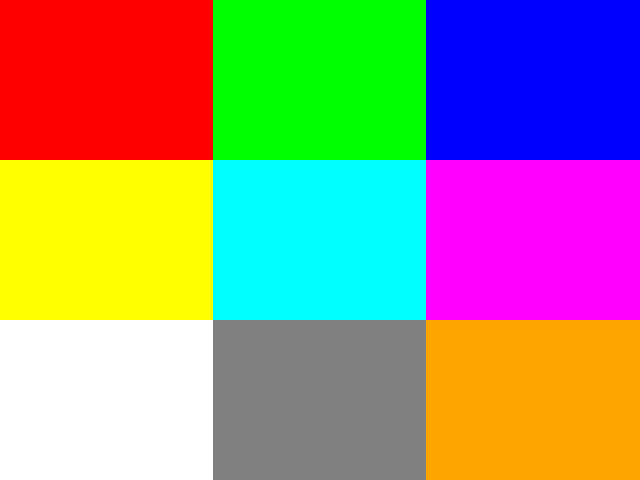
#> input picture Modul01/praktikum/image/warna_warni.png, 640 x 480 px
$ python 03_konversi_ruang_warna.py
#> lines starting #> are read from the running program, lines starting #| are printed output that depends on the picture; after the words box and inside, x2 and y2 are one past the last pixel; in counts of white or black regions, pixels touching at a corner belong together
"""
==========================================================================
PERCOBAAN 3: KONVERSI RUANG WARNA
==========================================================================
Program ini mempelajari berbagai ruang warna (color space) dalam
pemrosesan gambar dan cara mengkonversi dari satu ruang warna ke lainnya.

Ruang warna yang dipelajari:
- BGR  : Default OpenCV (Blue, Green, Red)
- RGB  : Standard tampilan (Red, Green, Blue)
- GRAY : Grayscale (1 channel, 0-255)
- HSV  : Hue, Saturation, Value (berguna untuk deteksi warna)
- HLS  : Hue, Lightness, Saturation
- LAB  : Lightness, a* (green-red), b* (blue-yellow) - perceptual
- YCrCb: Luminance, Chrominance (digunakan di JPEG)

Fungsi utama:
- cv2.cvtColor(src, code) : Mengkonversi ruang warna
==========================================================================
"""

# Mengimpor library yang dibutuhkan
import cv2
import numpy as np
import os
import matplotlib.pyplot as plt

# Mendapatkan path direktori
SCRIPT_DIR = os.path.dirname(os.path.abspath(__file__))
IMAGE_DIR = os.path.join(SCRIPT_DIR, "image")
OUTPUT_DIR = os.path.join(SCRIPT_DIR, "output")
os.makedirs(OUTPUT_DIR, exist_ok=True)

print("=" * 60)
print("PERCOBAAN 3: KONVERSI RUANG WARNA")
print("=" * 60)

# ============================================================
# 1. Membaca gambar berwarna
# ============================================================

# Membaca gambar warna-warni yang memiliki banyak warna berbeda
img_bgr = cv2.imread(os.path.join(IMAGE_DIR, "warna_warni.png"))
#> img_bgr is the input picture: shape (480, 640, 3); mean B, G, R 127.6, 145.7, 155.9

# Memeriksa apakah gambar berhasil dimuat
if img_bgr is None:
    print("[ERROR] Jalankan download_image.py terlebih dahulu!")
    exit()

print(f"[INFO] Gambar dimuat: {img_bgr.shape}")
#| [INFO] Gambar dimuat: (480, 640, 3)

# ============================================================
# 2. BGR → RGB (untuk matplotlib / tampilan normal)
# ============================================================

# cv2.cvtColor() mengkonversi gambar dari satu ruang warna ke lainnya
# cv2.COLOR_BGR2RGB : menukar channel Blue dan Red
# OpenCV membaca gambar sebagai BGR (Blue, Green, Red)
# Sedangkan display normal menggunakan RGB (Red, Green, Blue)
img_rgb = cv2.cvtColor(img_bgr, cv2.COLOR_BGR2RGB)
print("[INFO] Konversi BGR → RGB selesai")

# ============================================================
# 3. BGR → Grayscale (abu-abu, 1 channel)
# ============================================================

# cv2.COLOR_BGR2GRAY : mengkonversi gambar berwarna ke grayscale
# Rumus: Gray = 0.299*R + 0.587*G + 0.114*B (luminance)
# Mata manusia lebih sensitif terhadap hijau, makanya bobotnya paling besar
img_gray = cv2.cvtColor(img_bgr, cv2.COLOR_BGR2GRAY)
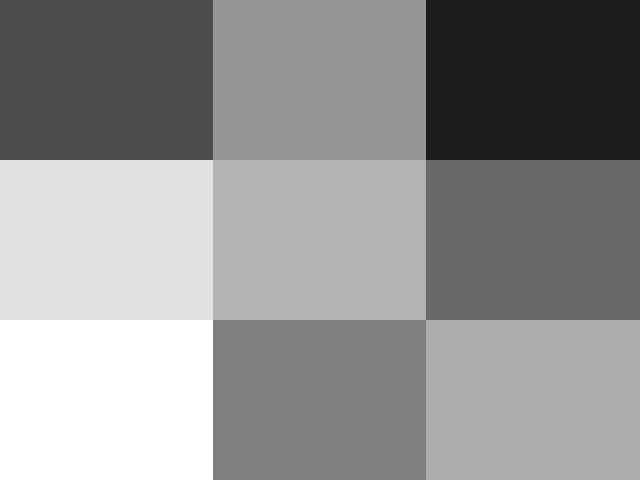
#> img_gray: shape (480, 640); min 29, max 255, mean 146.7
print(f"[INFO] Konversi BGR → GRAY selesai: {img_gray.shape}")
#| [INFO] Konversi BGR → GRAY selesai: (480, 640)

# ============================================================
# 4. BGR → HSV (Hue, Saturation, Value)
# ============================================================

# cv2.COLOR_BGR2HSV : mengkonversi ke ruang warna HSV
# HSV sangat berguna untuk deteksi warna karena memisahkan:
# - Hue (H): jenis warna (0-179 di OpenCV, bukan 0-360!)
# - Saturation (S): intensitas/kepekatan warna (0-255)
# - Value (V): kecerahan (0-255)
img_hsv = cv2.cvtColor(img_bgr, cv2.COLOR_BGR2HSV)
#> img_hsv: shape (480, 640, 3); mean H, S, V 52.2, 198.4, 240.9
print(f"[INFO] Konversi BGR → HSV selesai")

# Menampilkan range HSV untuk masing-masing warna dasar
print("\n--- Range HSV untuk Deteksi Warna ---")
print("  Merah   : H=0-10, 170-179  S=100-255  V=100-255")
print("  Hijau   : H=35-85          S=100-255  V=100-255")
print("  Biru    : H=100-130        S=100-255  V=100-255")
print("  Kuning  : H=20-35          S=100-255  V=100-255")
print("  Cyan    : H=80-100         S=100-255  V=100-255")
print("  Magenta : H=130-170        S=100-255  V=100-255")

# ============================================================
# 5. BGR → HLS (Hue, Lightness, Saturation)
# ============================================================

# cv2.COLOR_BGR2HLS : mirip HSV tapi menggunakan Lightness bukan Value
# Perbedaan: putih memiliki ligthtness tinggi tapi saturation rendah
img_hls = cv2.cvtColor(img_bgr, cv2.COLOR_BGR2HLS)
#> img_hls: shape (480, 640, 3); mean of channels 0, 1, 2 52.2, 142.1, 198.4
print(f"[INFO] Konversi BGR → HLS selesai")

# ============================================================
# 6. BGR → LAB (CIE L*a*b*)
# ============================================================

# cv2.COLOR_BGR2LAB : mengkonversi ke ruang warna LAB
# LAB dirancang agar jarak Euclidean sesuai dengan persepsi manusia:
# - L: Lightness (0-255, di OpenCV diskalakan dari 0-100)
# - a: komponen hijau-merah (0-255, 128 = netral)
# - b: komponen biru-kuning (0-255, 128 = netral)
img_lab = cv2.cvtColor(img_bgr, cv2.COLOR_BGR2LAB)
#> img_lab: shape (480, 640, 3); mean of channels 0, 1, 2 184.4, 142, 143.6
print(f"[INFO] Konversi BGR → LAB selesai")

# ============================================================
# 7. BGR → YCrCb (Luminance + Chrominance)
# ============================================================

# cv2.COLOR_BGR2YCrCb : digunakan dalam kompresi JPEG dan video
# - Y: Luminance (kecerahan)
# - Cr: Chrominance Red (perbedaan merah dari luminance)
# - Cb: Chrominance Blue (perbedaan biru dari luminance)
img_ycrcb = cv2.cvtColor(img_bgr, cv2.COLOR_BGR2YCrCb)
#> img_ycrcb: shape (480, 640, 3); mean of channels 0, 1, 2 146.7, 134.4, 117.2
print(f"[INFO] Konversi BGR → YCrCb selesai")

# ============================================================
# 8. Visualisasi semua ruang warna
# ============================================================

# Membuat figure besar dengan 7 subplot
fig, axes = plt.subplots(2, 4, figsize=(20, 10))

# Baris 1: BGR, RGB, Grayscale, HSV
axes[0, 0].imshow(img_bgr)  # Sengaja BGR agar terlihat bedanya
axes[0, 0].set_title("BGR (OpenCV default)\n(Warna tertukar di matplotlib)")

axes[0, 1].imshow(img_rgb)
axes[0, 1].set_title("RGB (Warna benar)")

axes[0, 2].imshow(img_gray, cmap="gray")
axes[0, 2].set_title("Grayscale\n(1 channel)")

axes[0, 3].imshow(img_hsv)
axes[0, 3].set_title("HSV\n(H=warna, S=saturasi, V=value)")

# Baris 2: HLS, LAB, YCrCb, Channel HSV terpisah
axes[1, 0].imshow(img_hls)
axes[1, 0].set_title("HLS\n(H=warna, L=lightness, S=saturasi)")

axes[1, 1].imshow(img_lab)
axes[1, 1].set_title("LAB\n(L=light, a=hijau-merah, b=biru-kuning)")

axes[1, 2].imshow(img_ycrcb)
axes[1, 2].set_title("YCrCb\n(Y=luminance, Cr=chrom-red, Cb=chrom-blue)")

# Menampilkan channel Hue dari HSV secara terpisah (berguna untuk deteksi warna)
h_channel = img_hsv[:, :, 0]  # Hue channel saja
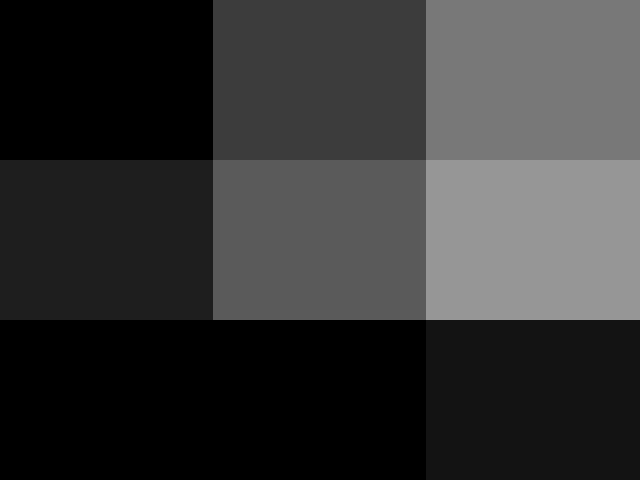
#> h_channel: shape (480, 640); min 0, max 150, mean 52.2
axes[1, 3].imshow(h_channel, cmap="hsv")
axes[1, 3].set_title("Hue Channel (HSV)\n(Jenis warna)")

# Menghilangkan axis pada semua subplot
for ax in axes.flat:
    ax.axis("off")

plt.suptitle("Percobaan 3: Konversi Ruang Warna", fontsize=16, fontweight="bold")
plt.tight_layout()

# Menyimpan hasil visualisasi
output_path = os.path.join(OUTPUT_DIR, "03_konversi_ruang_warna_hasil.png")
plt.savefig(output_path, dpi=150, bbox_inches="tight")
#> figure, not shown here; B, G, R data is drawn as R, G, B
print(f"\n[OUTPUT] Visualisasi disimpan di: {output_path}")

# ============================================================
# 9. Visualisasi channel terpisah untuk HSV
# ============================================================

# Memisahkan 3 channel HSV menggunakan cv2.split()
h, s, v = cv2.split(img_hsv)
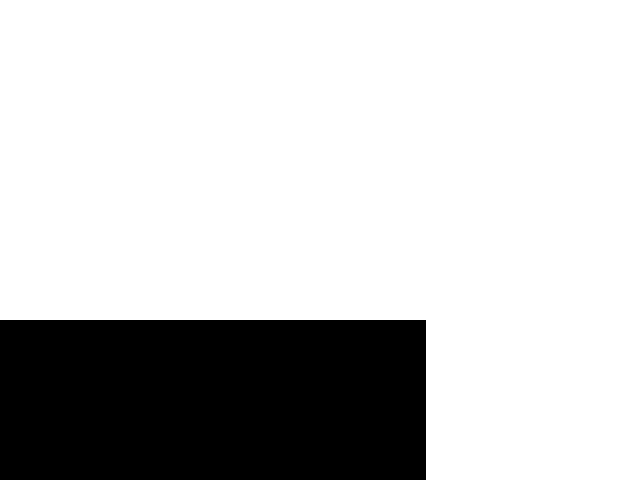
#> s: shape (480, 640); 77.8% white; 1 black region, box (x1, y1, x2, y2) and area: (0, 320, 426, 480) 68160
#> v: shape (480, 640); values 128 (black) and 255 (white), 88.9% white; 1 black region, box (x1, y1, x2, y2) and area: (213, 320, 426, 480) 34080

# Membuat figure untuk channel HSV terpisah
fig2, axes2 = plt.subplots(1, 3, figsize=(15, 4))

# Channel Hue (warna) - range 0-179 di OpenCV
axes2[0].imshow(h, cmap="hsv")
axes2[0].set_title(f"Hue (0-179)\nmin={h.min()}, max={h.max()}")
axes2[0].axis("off")

# Channel Saturation (kepekatan) - range 0-255
axes2[1].imshow(s, cmap="gray")
axes2[1].set_title(f"Saturation (0-255)\nmin={s.min()}, max={s.max()}")
axes2[1].axis("off")

# Channel Value (kecerahan) - range 0-255
axes2[2].imshow(v, cmap="gray")
axes2[2].set_title(f"Value (0-255)\nmin={v.min()}, max={v.max()}")
axes2[2].axis("off")

plt.suptitle("Channel HSV Terpisah", fontsize=14, fontweight="bold")
plt.tight_layout()

# Menyimpan visualisasi channel HSV
output_path2 = os.path.join(OUTPUT_DIR, "03_channel_hsv_terpisah.png")
plt.savefig(output_path2, dpi=150, bbox_inches="tight")
print(f"[OUTPUT] Channel HSV disimpan di: {output_path2}")

# ============================================================
# 10. Demonstrasi deteksi warna menggunakan HSV
# ============================================================

# Mendeteksi warna merah pada gambar menggunakan range HSV
# Merah ada di 2 range karena Hue adalah siklus (0 dan 179 berdekatan)
lower_red1 = np.array([0, 100, 100])     # Batas bawah merah range 1
upper_red1 = np.array([10, 255, 255])     # Batas atas merah range 1
lower_red2 = np.array([170, 100, 100])    # Batas bawah merah range 2
upper_red2 = np.array([179, 255, 255])    # Batas atas merah range 2

# cv2.inRange() membuat mask binary: putih jika dalam range, hitam jika tidak
mask_red1 = cv2.inRange(img_hsv, lower_red1, upper_red1)
#> mask_red1: shape (480, 640); 11.1% white; 1 white region, box (x1, y1, x2, y2) and area: (0, 0, 213, 160) 34080
mask_red2 = cv2.inRange(img_hsv, lower_red2, upper_red2)
#> mask_red2: shape (480, 640); every value is 0

# Menggabungkan kedua mask menggunakan operasi OR
mask_red = cv2.bitwise_or(mask_red1, mask_red2)

# Menerapkan mask ke gambar asli
# cv2.bitwise_and() hanya menampilkan piksel yang mask-nya putih
result_red = cv2.bitwise_and(img_bgr, img_bgr, mask=mask_red)
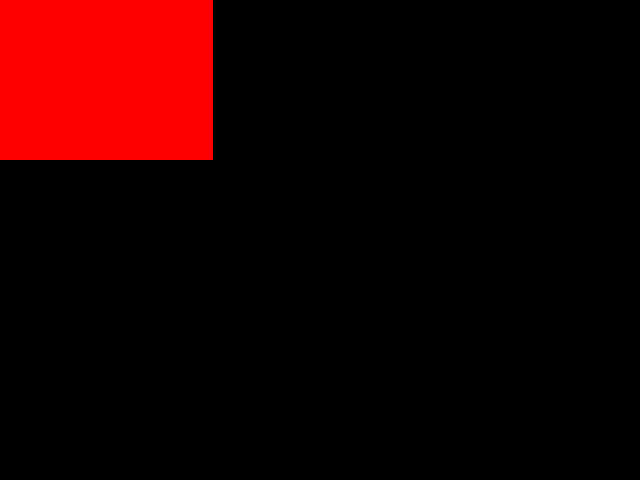
#> result_red: shape (480, 640, 3); mean B, G, R 0, 0, 28.3

# Mendeteksi warna hijau
lower_green = np.array([35, 100, 100])
upper_green = np.array([85, 255, 255])
mask_green = cv2.inRange(img_hsv, lower_green, upper_green)
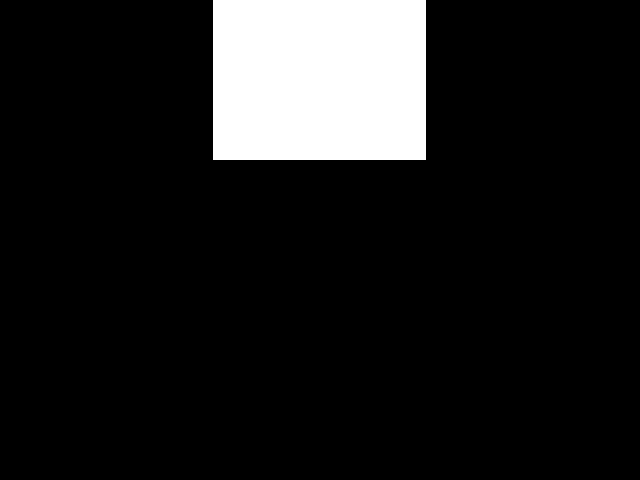
#> mask_green: shape (480, 640); 11.1% white; 1 white region, box (x1, y1, x2, y2) and area: (213, 0, 426, 160) 34080
result_green = cv2.bitwise_and(img_bgr, img_bgr, mask=mask_green)
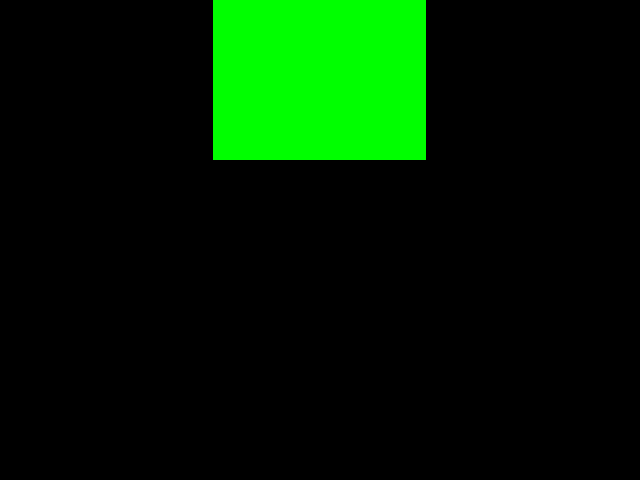
#> result_green: shape (480, 640, 3); mean B, G, R 0, 28.3, 0

# Visualisasi hasil deteksi warna
fig3, axes3 = plt.subplots(1, 3, figsize=(15, 4))

axes3[0].imshow(cv2.cvtColor(img_bgr, cv2.COLOR_BGR2RGB))
axes3[0].set_title("Gambar Asli")
axes3[0].axis("off")

axes3[1].imshow(cv2.cvtColor(result_red, cv2.COLOR_BGR2RGB))
axes3[1].set_title("Deteksi Warna Merah (HSV)")
axes3[1].axis("off")

axes3[2].imshow(cv2.cvtColor(result_green, cv2.COLOR_BGR2RGB))
axes3[2].set_title("Deteksi Warna Hijau (HSV)")
axes3[2].axis("off")

plt.suptitle("Deteksi Warna Menggunakan HSV", fontsize=14, fontweight="bold")
plt.tight_layout()

output_path3 = os.path.join(OUTPUT_DIR, "03_deteksi_warna_hsv.png")
plt.savefig(output_path3, dpi=150, bbox_inches="tight")
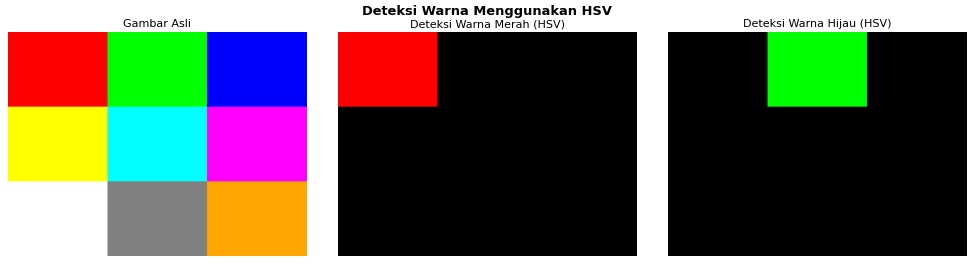
#> figure drawn by matplotlib, 3 panels
print(f"[OUTPUT] Deteksi warna disimpan di: {output_path3}")

# ============================================================
# RINGKASAN
# ============================================================
print("\n" + "=" * 60)
print("RINGKASAN PERCOBAAN 3")
print("=" * 60)
print("Ruang warna yang dipelajari:")
print("  1. BGR/RGB  → Standard warna, 3 channel")
print("  2. Grayscale → 1 channel, intensitas cahaya")
print("  3. HSV      → Hue, Saturation, Value (untuk deteksi warna)")
print("  4. HLS      → Hue, Lightness, Saturation")
print("  5. LAB      → Perceptual uniform color space")
print("  6. YCrCb    → Luminance + Chrominance (JPEG)")
print("\nFungsi utama:")
print("  - cv2.cvtColor(img, code) → Konversi ruang warna")
print("  - cv2.inRange(img, lower, upper) → Mask berdasarkan range")
print("  - cv2.bitwise_and() → Terapkan mask ke gambar")
print("=" * 60)
